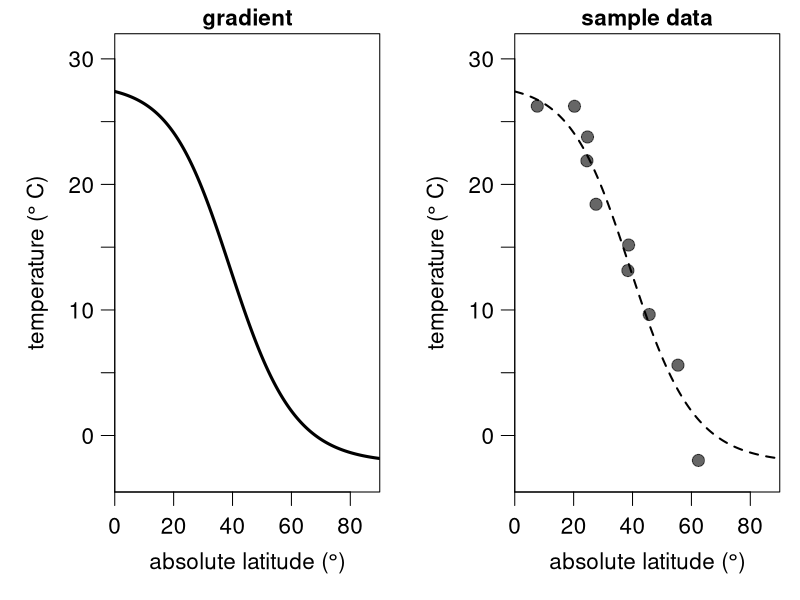
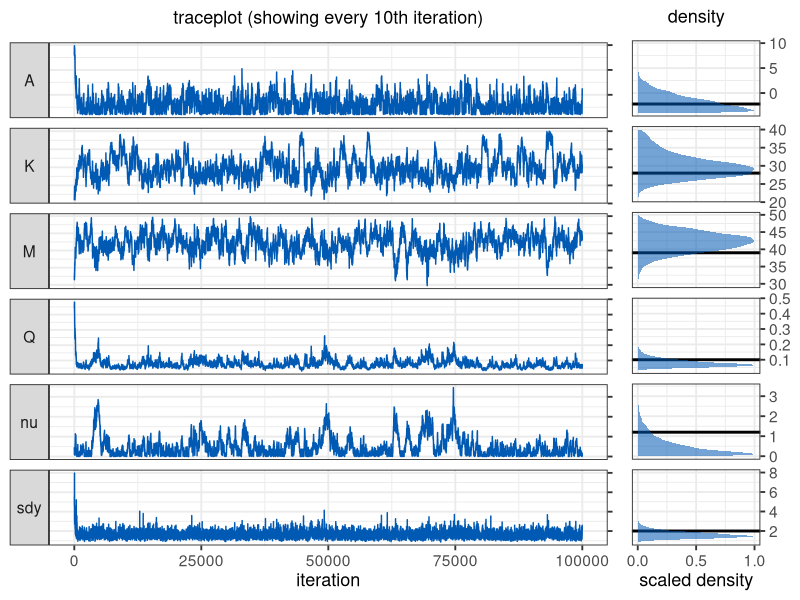
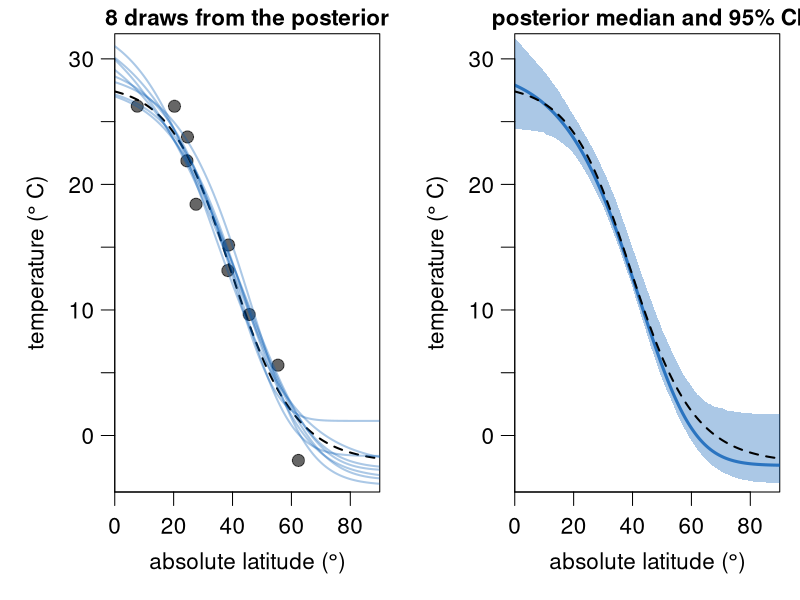

Source code (R) for these figures, in order:
## ---- chunk 1
knitr::opts_chunk$set(echo = TRUE)
## ---- chunk 2
gradient <- function(x, coeff, sdy) { # sigma is labelled "sdy"
  A = coeff[1]
  K = coeff[2]
  M = coeff[3]
  Q = coeff[4]
  nu = coeff[5]
  return(A + max(c(K-A,0))/((1+(nu*exp(Q*(x-M))))^(1/nu)) + rnorm(length(x),0,sdy))
}
## ---- chunk 3
set.seed(10)
sample_lat <- runif(10,0,90)
sample_data <- data.frame(
  x = sample_lat, 
  y = gradient(x = sample_lat, coeff = c(-2.2, 28, 39, 0.1, 1.2), sd = 2))
## ---- chunk 4
layout(matrix(c(1,2), nrow = 1, ncol = 2, byrow = TRUE))

par(mar = c(4,4.25,1.25,0.75), las = 1, mgp = c(2.25,0.75,0), cex = 1.35)
latitude <- seq(0,90,by=0.2)
temperature <- gradient(x = latitude, coeff = c(-2.2, 28, 39, 0.1, 1.2), sd = 0)
plot(latitude, temperature, type = "l", lwd = 3, ylim = c(-4.5,32), xlab = expression ("absolute latitude ("*degree*")"), yaxt = "n", ylab = expression("temperature ("*degree~"C)"), yaxs = "i", xaxs = "i",
     xlim = c(0,90), main = "gradient", cex.main = 1)
axis(2,seq(-5,30,5),c(NA,0,NA,10,NA,20,NA,30))


plot(latitude, temperature, type = "l", lwd = 2, ylim = c(-4.5,32), xlab = expression ("absolute latitude ("*degree*")"), yaxt = "n", ylab = expression("temperature ("*degree~"C)"), yaxs = "i", xaxs = "i",
     xlim = c(0,90), main = "sample data", lty= 2, cex.main = 1)
points(sample_data$x, sample_data$y,  pch = 19, cex = 1.2, col = rgb(0,0,0,0.6), xpd = T)
axis(2,seq(-5,30,5),c(NA,0,NA,10,NA,20,NA,30))
## ---- chunk 5
loglik <- function(x, y,  coeff, sdy) { 
  A = coeff[1]
  K = coeff[2]
  M = coeff[3]
  Q = coeff[4]
  nu = coeff[5]
  pred = A + max(c(K-A,0))/((1+(nu*exp(Q*(x-M))))^(1/nu))
  return(sum(dnorm(y, mean = pred, sd = sdy, log = TRUE)))
}
## ---- chunk 6
logprior <- function(coeff) {
    return(sum(c(
    dunif(coeff[1], -4, 40, log = TRUE),
    dunif(coeff[2], -4, 40, log = TRUE),
    dnorm(coeff[3], 45, 10, log = TRUE),
    dgamma(coeff[4], 0.2, 0.2, log = TRUE),
    dgamma(coeff[5], 1, 1, log = TRUE))))
}
## ---- chunk 7
logposterior <- function(x, y, coeff, sdy){
  return (loglik(x, y, coeff, sdy) + logprior(coeff))
}
## ---- chunk 8
MH_propose <- function(coeff, proposal_sd){
  return(rnorm(5,mean = coeff, sd= c(.5,.5,.5,0.01,0.07)))
}
## ---- chunk 9
run_MCMC <- function(x, y, coeff_inits, sdy_init, nIter){
  ### Initialisation
  coefficients = array(dim = c(nIter,5)) # set up array to store coefficients
  coefficients[1,] = coeff_inits # initialise coefficients
  sdy = rep(NA_real_,nIter) # set up vector to store sdy
  sdy[1] = sdy_init # intialise sdy
  A_sdy = 3 # parameter for the prior on the inverse gamma distribution of sdy
  B_sdy = 0.1 # parameter for the prior on the inverse gamma distribution of sdy
  n <- length(y)
  shape_sdy <- A_sdy+n/2 # shape parameter for the inverse gamma
  
  ### The MCMC loop
  for (i in 2:nIter){ 
    
    ## 1. Gibbs step to estimate sdy
    sdy[i] = sqrt(1/rgamma(1,shape_sdy,B_sdy+0.5*sum((y-gradient(x,coefficients[i-1,],0))^2)))
    
    ## 2. Metropolis-Hastings step to estimate the regression coefficients
    proposal = MH_propose(coefficients[i-1,]) # new proposed values
    if(any(proposal[c(4,5)] <= 0)) HR = 0 else # Q and nu need to be >0
    # Hasting's ratio of the proposal
    HR = exp(logposterior(x = x, y = y, coeff = proposal, sdy = sdy[i]) -
                   logposterior(x = x, y = y, coeff = coefficients[i-1,], sdy = sdy[i]))
    # accept proposal with probability = min(HR,1)
    if (runif(1) < HR){ 
      coefficients[i,] = proposal
    # if proposal is rejected, keep the values from the previous iteration
    }else{
      coefficients[i,] = coefficients[i-1,]
    }
  } # end of the MCMC loop
  
  ###  Function output
  output = data.frame(A = coefficients[,1],
                      K = coefficients[,2],
                      M = coefficients[,3],
                      Q = coefficients[,4],
                      nu = coefficients[,5],
                      sdy = sdy)
  return(output)
}
## ---- chunk 10
nIter <- 100000
m <- run_MCMC(x = sample_data$x, y = sample_data$y, coeff_inits = c(10,20,30,0.4,0.4), sdy_init = 5, nIter = nIter)
## ---- chunk 11
library(ggplot2)
library(dplyr)
library(reshape)
library(cowplot)
m <- m %>% mutate(iteration = 1:nrow(.))
mm <- melt(m,id.vars = "iteration")
mm <- mm %>% mutate(trueval = rep(c(-2.2, 28, 39, 0.1, 1.2, 2), each = nrow(m)))

facet.labs = c("F", "K", "M", "Q", expression(nu), expression(sigma["y"]))
names(facet.labs) <- c("A", "K", "M", "Q", "nu", "sdy")

p1 <- ggplot(mm %>% filter(iteration %% 10 == 0)) + geom_line(aes(x = iteration, y = value),
                             colour = rgb(0,0.35,0.7,1))+
      facet_grid(variable ~ ., switch = "y",scales = "free_y",
        labeller = labeller(variable = facet.labs)) + 
       theme(legend.position = "none")+
      theme_bw(base_size = 14)+
      theme(strip.text.y.left = element_text(angle = 0))+
      scale_y_continuous(position = "right")+
      ylab(NULL)+
      ggtitle(expression("traceplot (showing every 10th"~"iteration)"))+ 
      theme(plot.title = element_text(size = 13, face = "bold",hjust = 0.5),
            axis.title=element_text(size=13), axis.text.y=element_blank(),)


p2 <- ggplot(mm %>% filter(iteration %% 10 == 0)) +
  geom_vline(aes(xintercept = trueval), colour = "black", size = 1,linetype = "solid")+

 stat_density(aes(x = value, y =..scaled..), 
   fill = rgb(0,0.35,0.7,0.55), size = 1.5)+
      facet_grid(variable ~ ., scales = "free_y")+ 
     theme(legend.position = "none")+
     theme_bw(base_size = 14)+
     theme(strip.background = element_blank(),
   strip.text.y = element_blank())+ 
 scale_y_continuous(position = "left",breaks = c(0,0.5,1))+
  scale_x_continuous(position = "top")+
coord_flip()+
  ylab("scaled density")+
      xlab(NULL)+
      ggtitle(expression("density"))+ 
      theme(plot.title = element_text(size = 13, face = "bold",hjust = 0.5),
            axis.title=element_text(size=13))

#title <- ggdraw() + draw_label("Conditions for site 05430175", fontface='bold')
#bottom_row <- plot_grid(nutrient_boxplot, tss_flow_plot, ncol = 2, labels = "AUTO")
plot_grid(p1, p2, ncol = 2, labels = c("", ""),
         rel_widths = c(7,2))


# + geom_histogram(aes(x=value))+

## ---- chunk 12
burnin <- 10000
latseq <- seq(0,90,0.2)

layout(matrix(c(1,2), nrow = 1, ncol = 2, byrow = TRUE))
par(mar = c(4,4.25,1.25,0.75), las = 1, mgp = c(2.25,0.75,0), cex = 1.35)
latitude <- seq(0,90,by=0.5)
temperature <- gradient(x = latitude, coeff = c(-2.2, 28, 39, 0.1, 1.2), sdy = 0)
plot(latitude, temperature, type = "l", lwd = 2, ylim = c(-4.5,32), xlab = expression ("absolute latitude ("*degree*")"), yaxt = "n", ylab = expression("temperature ("*degree~"C)"), yaxs = "i", xaxs = "i", lty = 2,
     xlim = c(0,90), main = "8 draws from the posterior", cex.main = 1)
points(sample_data$x, sample_data$y,  pch = 19, cex = 1.2, col = rgb(0,0,0,0.6), xpd = T)
replicate(8, points(latitude, gradient(x = latitude, coeff = unlist(m[sample((burnin+1):nIter,1),1:5]), sdy = 0), type = "l", col = rgb(0,0.35,0.7,0.33), lwd = 2))
axis(2,seq(-5,30,5),c(NA,0,NA,10,NA,20,NA,30))


### Calculate confidence intervals
sample_it <- sample((burnin+1):nIter,1000)
grad_025 <- sapply(1:length(latitude), function(f) quantile(apply(m[sample_it,1:5],1,function(a) gradient(x=latitude[f], coeff =  a, sdy = 0)), probs = 0.025))
grad_975 <- sapply(1:length(latitude), function(f) quantile(apply(m[sample_it,1:5],1,function(a) gradient(x=latitude[f], coeff =  a, sdy = 0)), probs = 0.975))


### Calculate confidence intervals
sample_it <- sample((burnin+1):nIter,1000)
grad_025 <- sapply(1:length(latitude), function(f) quantile(apply(m[sample_it,1:5],1,function(a) gradient(x=latitude[f], coeff =  a, sdy = 0)), probs = 0.025))
grad_975 <- sapply(1:length(latitude), function(f) quantile(apply(m[sample_it,1:5],1,function(a) gradient(x=latitude[f], coeff =  a, sdy = 0)), probs = 0.975))


plot(latitude, temperature, type = "n", lwd = 2, ylim = c(-4.5,32), xlab = expression ("absolute latitude ("*degree*")"), yaxt = "n", ylab = expression("temperature ("*degree~"C)"), yaxs = "i", xaxs = "i", lty = 2,
     xlim = c(0,90), main = "posterior median and 95% CI", cex.main = 1)

error_polygon <- function(x,en,ep,color) {
  polygon( c(x[1], x, x[length(x)], x[length(x)], rev(x), x[1]),
           c((ep)[1],ep, (ep)[length(ep)], (en)[length(en)], rev(en), (en)[1]),
           border = NA, col = color)
}
error_polygon(latitude,grad_025,grad_975,rgb(0,0.35,0.7,0.33))
points(latitude, gradient(x=latitude, coeff =  apply(m[sample_it,1:5],2,median), sdy = 0), type = "l", lwd = 3, col = rgb(0,0.35,0.7,0.75))
points(latitude, temperature, type = "l", lwd = 2, lty = 2)
axis(2,seq(-5,30,5),c(NA,0,NA,10,NA,20,NA,30))
